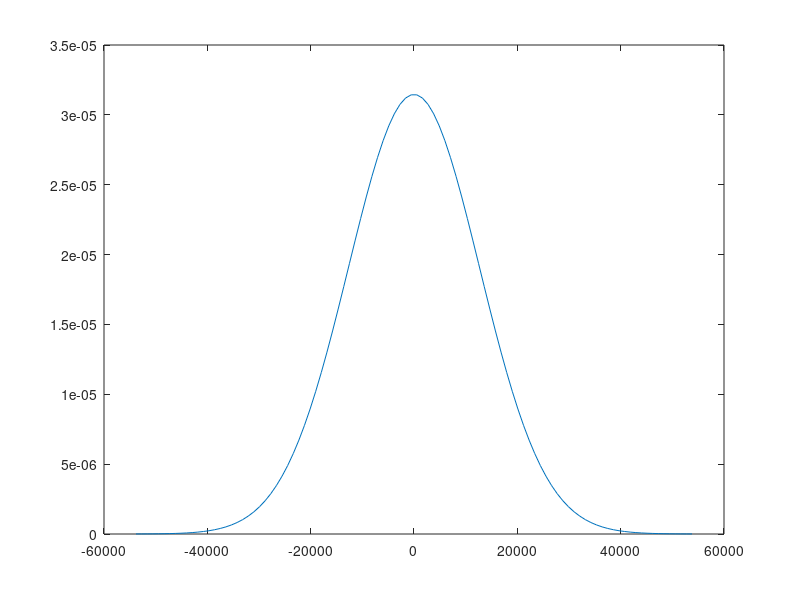

Source code (MATLAB): (Note: this script raises an error after producing the figure.)
close all
clear all

Temps = linspace(20,50,7)
for i=1:length(Temps)
T=Temps(i);
nP=1e6;
L=30;
z0=4.9;
z1=5.1;
x0 = -0.02;
x1= 0.02;
odds = 1:2:nP;
x = (x1-x0)*rand(1,nP)+x0;
z = (z1-z0)*rand(1,nP)+z0;
z(odds) = z(odds) +2*L-2*z0 - 2*(z1-z0);
y = 0.0*ones(1,nP);

m=12;


vTh = sqrt(2*T*1.602e-19/m/1.66e-27);
k = 1.38e-23*11604; 
B = m*1.66e-27/(2*T*k);
vgrid = linspace(-3*vTh,3*vTh);
fv1 = sqrt(B/pi)*exp(-B*vgrid.^2);
fv1CDF = cumsum(fv1);
fv1CDF = fv1CDF./fv1CDF(end);
fvb = (B/pi)^(3/2)*4*pi*vgrid.*vgrid.*exp(-B*vgrid.^2);
fvbCDF = cumsum(fvb);
fvbCDF = fvbCDF./fvbCDF(end);
figure(9)
plot(vgrid,fv1)
vx = interp1(fv1CDF,vgrid,rand(1,nP),'pchip',0);
vy = interp1(fv1CDF,vgrid,rand(1,nP),'pchip',0);
vz = interp1(fv1CDF,vgrid,rand(1,nP),'pchip',0);

ncid = netcdf.create(['./particleSource',num2str(T),'.nc'],'NC_WRITE')
 
dimP = netcdf.defDim(ncid,'nP',nP);

xVar = netcdf.defVar(ncid,'x','double',[dimP]);
yVar = netcdf.defVar(ncid,'y','double',[dimP]);
zVar = netcdf.defVar(ncid,'z','double',[dimP]);
ExVar = netcdf.defVar(ncid,'vx','double',[dimP]);
EyVar = netcdf.defVar(ncid,'vy','double',[dimP]);
EzVar = netcdf.defVar(ncid,'vz','double',[dimP]);

netcdf.endDef(ncid);
 
netcdf.putVar(ncid, xVar, x);
netcdf.putVar(ncid, yVar, y);
netcdf.putVar(ncid, zVar, z);
netcdf.putVar(ncid, ExVar, vx);
netcdf.putVar(ncid, EyVar, vy);
netcdf.putVar(ncid, EzVar, vz);

netcdf.close(ncid);
end
